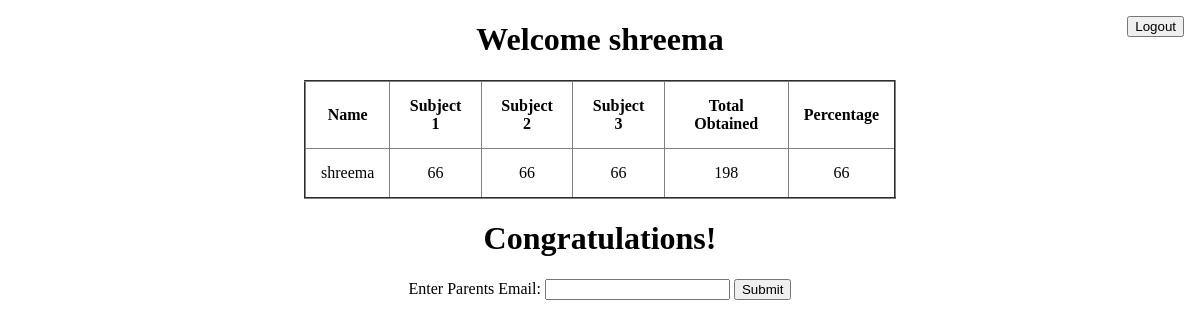
The app's page /home.php (signed in), older data.
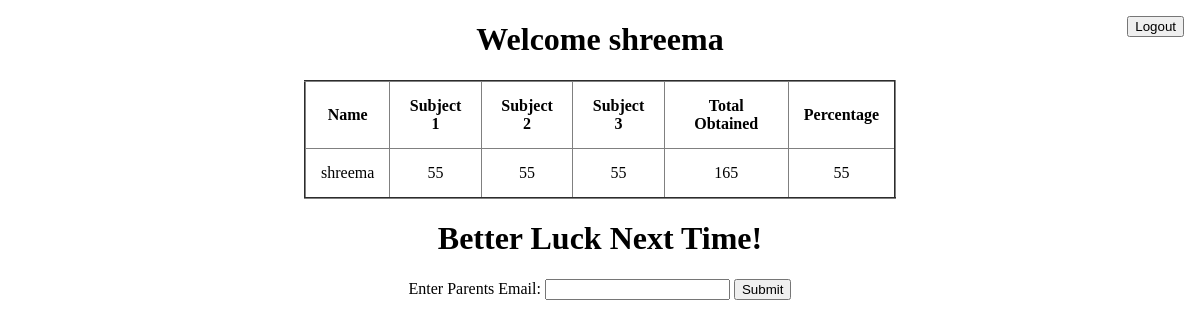
The same page, newer data.
### tables this page shows
CREATE TABLE `marks` (
  `id` int(11) NOT NULL,
  `student_id` int(11) NOT NULL,
  `name` text NOT NULL,
  `sub1` float NOT NULL,
  `sub2` float NOT NULL,
  `sub3` float NOT NULL,
  `totalobtained` float NOT NULL,
  `percentage` float NOT NULL
);

### home.php (the view, shortened to what this page needs)
<?php
  require ("connect.php");
  $success="";
  $mail=$_SESSION['mail'];
  $select = "Select * FROM marks,student where student.id=marks.student_id AND student.email='$mail'";
  $result = mysqli_query($conn, $select);
  if (mysqli_num_rows($result) > 0) {
      while($row = mysqli_fetch_assoc($result)) {
        $subject1=$row["sub1"];
        $subject2=$row["sub2"];
        $subject3=$row["sub3"];
        $totalobtained=$subject1 + $subject2 + $subject3;
        $percentage=($totalobtained / 300 )*100;
      }
      if($percentage>=60){
        $success="Congratulations!";
      }
      else $success="Better Luck Next Time!";
  }
?>
<!DOCTYPE html>
<html lang="en">
<head>
</head>
<body>
    <h1>Welcome <?php  echo $_SESSION['user'] ?></h1>
    <table border="2" cellpadding="15"   style="width: 50%; border-collapse: collapse; margin:0 auto">
      <thead>
        <tr>
          <th>Name</th>
          <th>Subject 1</th>
          <th>Subject 2</th>
          <th>Subject 3</th>
          <th>Total Obtained</th>
          <th>Percentage</th>
        </tr>
      </thead>
      <tbody>
        <tr>
          <td><?php echo $_SESSION['user'] ?></td>
          <td><?php echo $subject1 ?></td>
          <td><?php echo $subject2 ?></td>
          <td><?php echo $subject3 ?></td>
          <td><?php echo $totalobtained ?></td>
          <td><?php echo $percentage ?></td>
        </tr>
      </tbody>
    </table>
    <h1 ><?php echo $success ?></h1>
    <div>
      <form action="sendmail.php" method="POST">
      Enter Parents Email: <input type="email" name="parent_email">
      <input type="submit" name="parent_submit">
      </form>
    </div>
    <a style="position:absolute; top:1em ;right:1em;" href="logout.php"><button>Logout</button></a>
</body>
</html>

### home.php (style rules this page uses)
td,h1,div { text-align: center; }

Row changes from the older to the newer data that the page shows:
changed marks: sub1 "66" → "55"; sub2 "66" → "55"; sub3 "66" → "55"; totalobtained "198" → "165"; success "Congratulations!" → "Better Luck Next Time!"
